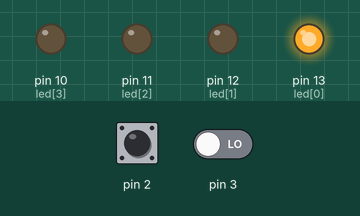
This sketch was run on a simulated Arduino Uno, built with avr-gcc and run on an emulated ATmega328P. On the bench: output pins drawn as LEDs (lit = HIGH). The inputs (shaded band) are chosen by the test bench; at power-on: pin 2 HIGH, pin 3 LOW.

Above: at 0.05 s.
At 0.65 s:
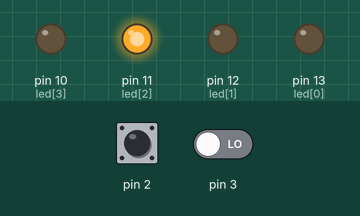
At 1.35 s:
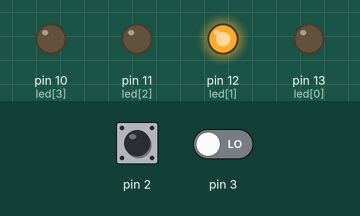
At 2.75 s:
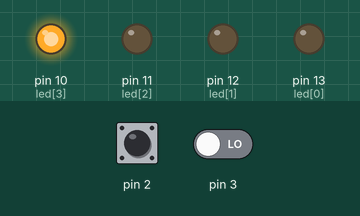
Timing chart, 0 to 3.0 s (numbered marks = the images above):
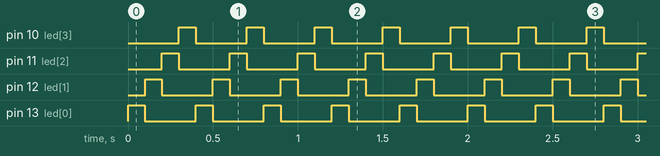

The sketch:

interrupt2.ino
```cpp
int led[4] = {13,12,11,10};

bool flagLed = false;

void setup() {
 for(int i=0; i<4; i++){
  pinMode(led[i], OUTPUT);
 }
 attachInterrupt(0, BlinkUp, FALLING); //함수 선언
 attachInterrupt(1, BlinkDown, RISING); //함수 선언
}

void loop() {
  if(flagLed == false){
    for(int i =0; i<4; i++){
      digitalWrite(led[i], HIGH);
      delay(100);
      digitalWrite(led[i], LOW);
    }
  } else{
    for(int i =3; i>=0; i--){
      digitalWrite(led[i], HIGH);
      delay(100);
      digitalWrite(led[i], LOW);
    }
  }

}

void BlinkUp(){
  flagLed = false;
}
void BlinkDown(){
  flagLed = true;
}
```

Measured:
- by itself, pin 10 (led[3]), pin 11 (led[2]), pin 12 (led[1]), pin 13 (led[0]): alternates HIGH for 0.10 s and LOW for 0.30 s
